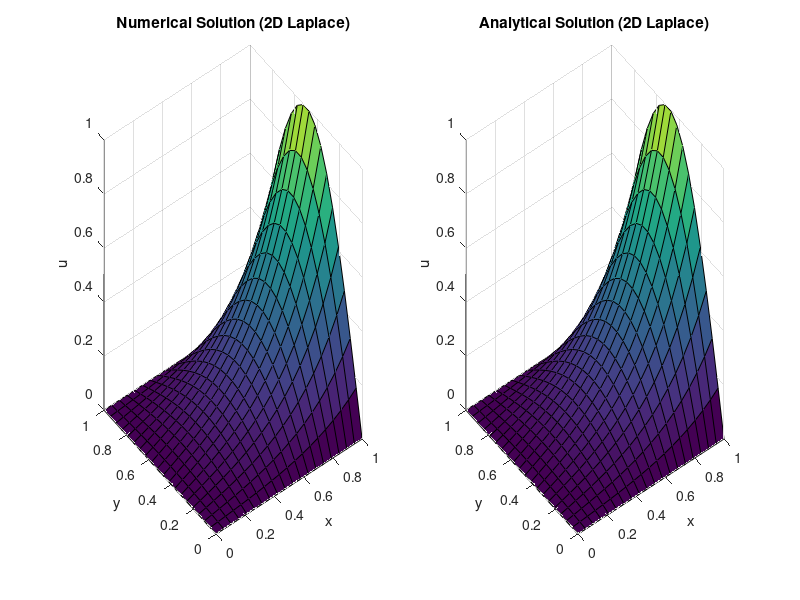

MATLAB code to generate this figure:
% 2D Laplace Equation Solver (Iterative 5-Point Stencil Method)
Lx = 1; 
Ly = 1; 
Nx = 20; 
Ny = 20; 
dx = Lx / (Nx - 1); 
dy = Ly / (Ny - 1);
x = linspace(0, Lx, Nx); 
y = linspace(0, Ly, Ny); 
u = zeros(Nx, Ny); 
u(:, 1) = 0; 
u(:, end) = 0;
u(1, :) = 0;
u(end, :) = sin(pi * x); 
[X, Y] = meshgrid(x, y); 
analytical_solution = sin(pi * X) .* sinh(pi * Y) / sinh(pi); 
max_iter = 10000; 
tolerance = 1e-6;

for iter = 1:max_iter
    u_old = u;
    for i = 2:Nx-1
        for j = 2:Ny-1
            u(i, j) = 0.25 * (u(i+1, j) + u(i-1, j) + u(i, j+1) + u(i, j-1));
        end
    end
    if max(max(abs(u - u_old))) < tolerance
        break;
    end
end

figure; 
subplot(1,2,1); 
surf(X, Y, u'); 
title('Numerical Solution (2D Laplace)'); 
xlabel('x'); ylabel('y'); zlabel('u'); 
subplot(1,2,2); 
surf(X, Y, analytical_solution'); 
title('Analytical Solution (2D Laplace)'); 
xlabel('x'); ylabel('y'); zlabel('u');
